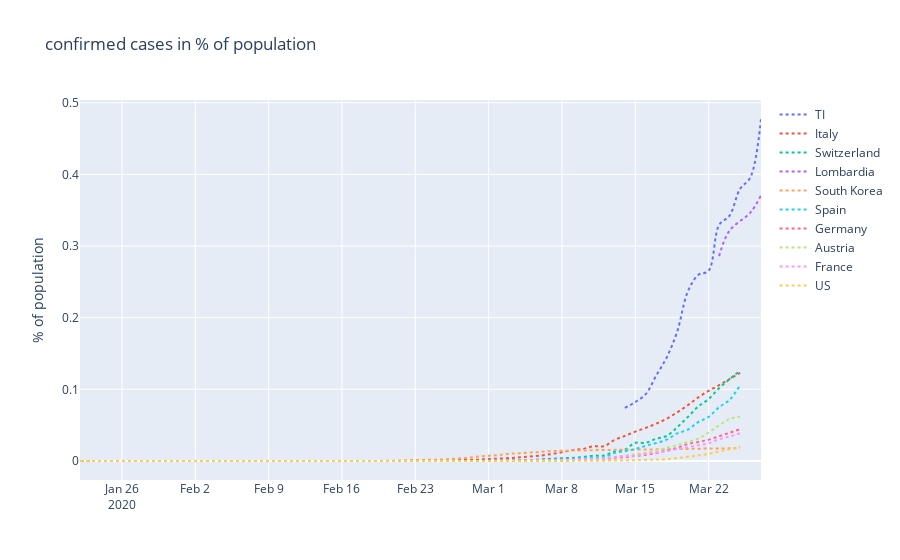
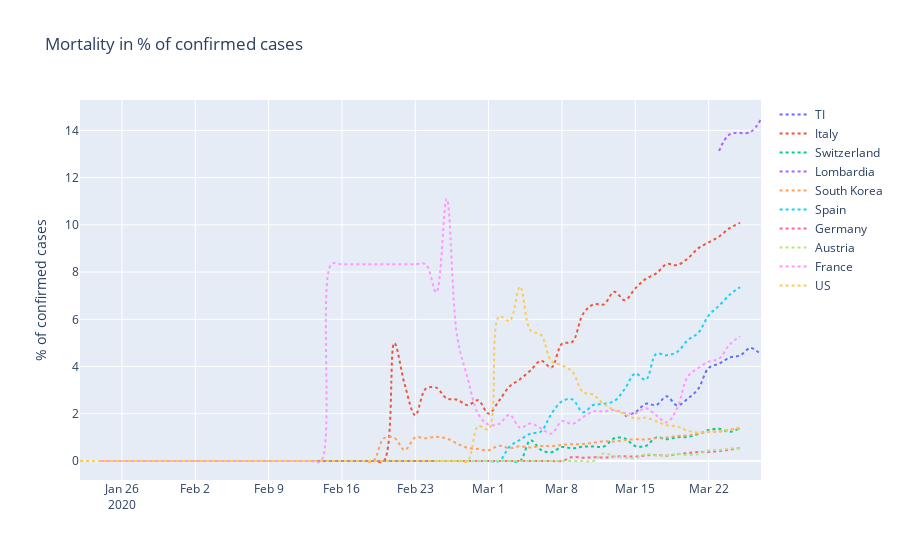
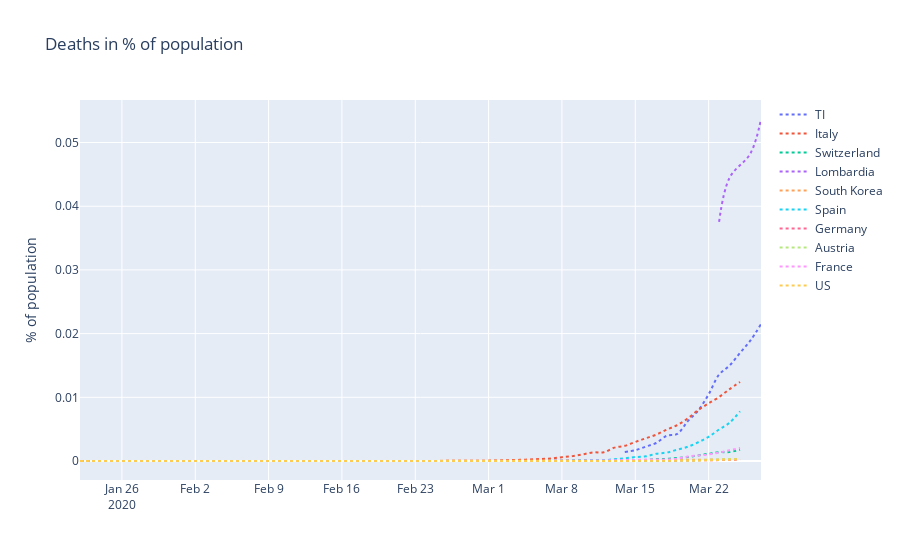

Notebook code cell kept with these figures, in order:
### Markdown cell above
# Covid-19 ... noch mehr Diagramme
Nach einer Idee und einem Script von [Tiba Razmi](https://www.linkedin.com/pulse/covid-19-swiss-model-prediction-tiba-razmi/)  
Covid-19 Daten aus [Kaggle](https://www.kaggle.com/imdevskp/corona-virus-report)  
Covid-19 Daten für das Tessin [TI](https://de.wikipedia.org/wiki/COVID-19-Pandemie_in_der_Schweiz) und die [Lombardei](https://de.wikipedia.org/wiki/COVID-19-Pandemie_in_Italien) aus wikipedia.org  
Bevölkerungsdaten der Länder aus [Worldometers.info](https://www.worldometers.info/world-population/population-by-country/)  
weitere Quellen: [worldometers](https://www.worldometers.info/coronavirus/)  
Bevölkerungsdaten Tessin und Lombardei aus Wikipedia.  
* *click on legend to hide curves*
* *use mouse to zoom in*

### Code cell
'''md
## Daten importieren und vorbereiten
'''
from sklearn.linear_model import LinearRegression
from sklearn.preprocessing import PolynomialFeatures
from sklearn.metrics import r2_score
import numpy as np
import pandas as pd
import matplotlib.pyplot as plt
# hide warnings
import warnings
warnings.filterwarnings('ignore')
''' md
## Daten aus Kaggle einlesen
'''
df = pd.read_csv('complete_data_new_format.csv', delimiter=',')
#nRow, nCol = df.shape
#print(f'There are {nRow} rows and {nCol} columns')
df.Date = pd.to_datetime(df.Date)
#print(df.dtypes)
#df.head()
''' md
### Bevölkerungs-Daten einlesen
'''

pop=pd.read_csv('population.csv', delimiter=';')
pop_dict = dict(zip(pop["country"],pop["population"]))

'''  md
## Weitere Kennzahlen berechnen und im Dataframe ergänzen

| Parameter | Bemerkung |
| :--- | :--- |
| df_selec | dataframe mit ausgewählten Ländern |
| mortality\_% | death / confirmed |
| extent_% | confirmed / population |
| selected_country | Einige Länder sind in Province/State unterteilt. Wenn Überseegebiete nicht zu berücksichtigen sind, z.B. Frankreich, ist <br>**df["Province/State"] == selected_country** <br>zu verwenden |


### Land wählen ('Country/Region' oder 'Province/State')
Einige Länder sind in Province/State unterteilt. Wenn Überseegebiete nicht zu berücksichtigen sind, z.B. Frankreich, ist 
**df["Province/State"]** zu verwenden

* Um Länder anzuzeigen und zu sehen, ob ein Land in "Provinzen" unterteilt ist: folgende Zeilen ausführen:
'''

#df["Country/Region"].unique()
#df[df["Country/Region"].isin(["France"])]
''' md
* Jetzt hier die Länder wählen (max 6):
'''

#                                                                                                                  select country
c_s = ["TI","Italy","Switzerland","Lombardia","South Korea","Spain", "Germany", "Austria", "France", "US"]
#states = ["France"]             # Datenstruktur hat geändert. Hier anpassen
df_sel = df[df["Province/State"].isnull()]
df_selec = df_sel[df_sel["Country/Region"].isin(c_s)]
#df_states = df[df["Province/State"].isin(states)] 
#df_selec=df_countries
#df_selec = pd.concat([df_countries, df_states], axis=0)
#c_s = countries + states


''' md
### Kennzahlen einfügen
'''

df_selec['Mortality_%'] = df_selec.Deaths / df_selec.Confirmed * 100
#df_selec.head()

#df['Country/Region']
#pop_dict[df['Country/Region'][3]]
df_selec['Pop'] = df_selec['Country/Region']
df_selec['Pop']=df_selec['Pop'].map(pop_dict)
df_selec['Extent_%'] = df_selec.Confirmed / df_selec.Pop * 100
df_selec['Deaths%pop']=df_selec.Deaths / df_selec.Pop * 100
df_selec=df_selec.sort_values(by=['Date'])
#tmp = df_selec[df_selec["Country/Region"]=="US"]
#print(tmp)
#df_selec

'''md
# Plotly
'''

# Quelle: https://www.youtube.com/watch?v=XUNaGFa9xCM
# dort gibt es ein weiteres Beispiel mit Widgets und interactive
#df.loc[df['Country/Region'] == "Italy"]

import plotly as py
import plotly.graph_objs as go
import ipywidgets as widgets
import numpy as np
py.offline.init_notebook_mode(connected=True)
#                                                                                   Fig. (a)
layouta = go.Layout(
    title='Mortality in % of confirmed cases',
    yaxis=dict(
        title='% of confirmed cases'
    ),
)

trace0a = go.Scatter(
    x=df_selec.loc[df['Country/Region'] == c_s[0],"Date"],
    y=df_selec.loc[df['Country/Region'] == c_s[0], "Mortality_%"],
    mode='lines',
    name=c_s[0],
    line=dict(
        shape='spline',
        dash='dot'
    )
)
trace1a = go.Scatter(
    x=df_selec.loc[df['Country/Region'] == c_s[1],"Date"],
    y=df_selec.loc[df['Country/Region'] == c_s[1],"Mortality_%"],
    mode='lines',
    name=c_s[1],
    line=dict(
        shape='spline',
        dash='dot'
    )
)
trace2a = go.Scatter(
    x=df_selec.loc[df['Country/Region'] == c_s[2],"Date"],
    y=df_selec.loc[df['Country/Region'] == c_s[2], "Mortality_%"],
    mode='lines',
    name=c_s[2],
    line=dict(
        shape='spline',
        dash='dot'
    )
)
trace3a = go.Scatter(
    x=df_selec.loc[df['Country/Region'] == c_s[3],"Date"],
    y=df_selec.loc[df['Country/Region'] == c_s[3],"Mortality_%"],
    mode='lines',
    name=c_s[3],
    line=dict(
        shape='spline',
        dash='dot'
    )
)
trace4a = go.Scatter(
    x=df_selec.loc[df['Country/Region'] == c_s[4],"Date"],
    y=df_selec.loc[df['Country/Region'] == c_s[4], "Mortality_%"],
    mode='lines',
    name=c_s[4],
    line=dict(
        shape='spline',
        dash='dot'
    )
)
trace5a = go.Scatter(
    x=df_selec.loc[df['Country/Region'] == c_s[5],"Date"],
    y=df_selec.loc[df['Country/Region'] == c_s[5],"Mortality_%"],
    mode='lines',
    name=c_s[5],
    line=dict(
        shape='spline',
        dash='dot'
    )
)
trace6a = go.Scatter(
    x=df_selec.loc[df['Country/Region'] == c_s[6],"Date"],
    y=df_selec.loc[df['Country/Region'] == c_s[6],"Mortality_%"],
    mode='lines',
    name=c_s[6],
    line=dict(
        shape='spline',
        dash='dot'
    )
)
trace7a = go.Scatter(
    x=df_selec.loc[df['Country/Region'] == c_s[7],"Date"],
    y=df_selec.loc[df['Country/Region'] == c_s[7],"Mortality_%"],
    mode='lines',
    name=c_s[7],
    line=dict(
        shape='spline',
        dash='dot'
    )
)
trace8a = go.Scatter(
    x=df_selec.loc[df['Country/Region'] == c_s[8],"Date"],
    y=df_selec.loc[df['Country/Region'] == c_s[8],"Mortality_%"],
    mode='lines',
    name=c_s[8],
    line=dict(
        shape='spline',
        dash='dot'
    )
)
trace9a = go.Scatter(
    x=df_selec.loc[df['Country/Region'] == c_s[9],"Date"],
    y=df_selec.loc[df['Country/Region'] == c_s[9],"Mortality_%"],
    mode='lines',
    name=c_s[9],
    line=dict(
        shape='spline',
        dash='dot'
    )
)

#                                                                                   Fig. (b)
layoutb = go.Layout(
    title='confirmed cases in % of population',
    yaxis=dict(
        title='% of population'
    ),
)

trace0b = go.Scatter(
    x=df_selec.loc[df['Country/Region'] == c_s[0],"Date"],
    y=df_selec.loc[df['Country/Region'] == c_s[0], "Extent_%"],
    mode='lines',
    name=c_s[0],
    line=dict(
        shape='spline',
        dash='dot'
    )
)
trace1b = go.Scatter(
    x=df_selec.loc[df['Country/Region'] == c_s[1],"Date"],
    y=df_selec.loc[df['Country/Region'] == c_s[1],"Extent_%"],
    mode='lines',
    name=c_s[1],
    line=dict(
        shape='spline',
        dash='dot'
    )
)
trace2b = go.Scatter(
    x=df_selec.loc[df['Country/Region'] == c_s[2],"Date"],
    y=df_selec.loc[df['Country/Region'] == c_s[2], "Extent_%"],
    mode='lines',
    name=c_s[2],
    line=dict(
        shape='spline',
        dash='dot'
    )
)
trace3b = go.Scatter(
    x=df_selec.loc[df['Country/Region'] == c_s[3],"Date"],
    y=df_selec.loc[df['Country/Region'] == c_s[3],"Extent_%"],
    mode='lines',
    name=c_s[3],
    line=dict(
        shape='spline',
        dash='dot'
    )
)
trace4b = go.Scatter(
    x=df_selec.loc[df['Country/Region'] == c_s[4],"Date"],
    y=df_selec.loc[df['Country/Region'] == c_s[4], "Extent_%"],
    mode='lines',
    name=c_s[4],
    line=dict(
        shape='spline',
        dash='dot'
    )
)
trace5b = go.Scatter(
    x=df_selec.loc[df['Country/Region'] == c_s[5],"Date"],
    y=df_selec.loc[df['Country/Region'] == c_s[5],"Extent_%"],
    mode='lines',
    name=c_s[5],
    line=dict(
        shape='spline',
        dash='dot'
    )
)
trace6b = go.Scatter(
    x=df_selec.loc[df['Country/Region'] == c_s[6],"Date"],
    y=df_selec.loc[df['Country/Region'] == c_s[6],"Extent_%"],
    mode='lines',
    name=c_s[6],
    line=dict(
        shape='spline',
        dash='dot'
    )
)
trace7b = go.Scatter(
    x=df_selec.loc[df['Country/Region'] == c_s[7],"Date"],
    y=df_selec.loc[df['Country/Region'] == c_s[7],"Extent_%"],
    mode='lines',
    name=c_s[7],
    line=dict(
        shape='spline',
        dash='dot'
    )
)
trace8b = go.Scatter(
    x=df_selec.loc[df['Country/Region'] == c_s[8],"Date"],
    y=df_selec.loc[df['Country/Region'] == c_s[8],"Extent_%"],
    mode='lines',
    name=c_s[8],
    line=dict(
        shape='spline',
        dash='dot'
    )
)
trace9b = go.Scatter(
    x=df_selec.loc[df['Country/Region'] == c_s[9],"Date"],
    y=df_selec.loc[df['Country/Region'] == c_s[9],"Extent_%"],
    mode='lines',
    name=c_s[9],
    line=dict(
        shape='spline',
        dash='dot'
    )
)

#                                                                                   Fig. (c)

layoutc = go.Layout(
    title='Deaths in % of population',
    yaxis=dict(
        title='% of population'
    ),
)

trace0c = go.Scatter(
    x=df_selec.loc[df['Country/Region'] == c_s[0],"Date"],
    y=df_selec.loc[df['Country/Region'] == c_s[0], "Deaths%pop"],
    mode='lines',
    name=c_s[0],
    line=dict(
        shape='spline',
        dash='dot'
    )
)
trace1c = go.Scatter(
    x=df_selec.loc[df['Country/Region'] == c_s[1],"Date"],
    y=df_selec.loc[df['Country/Region'] == c_s[1],"Deaths%pop"],
    mode='lines',
    name=c_s[1],
    line=dict(
        shape='spline',
        dash='dot'
    )
)
trace2c = go.Scatter(
    x=df_selec.loc[df['Country/Region'] == c_s[2],"Date"],
    y=df_selec.loc[df['Country/Region'] == c_s[2], "Deaths%pop"],
    mode='lines',
    name=c_s[2],
    line=dict(
        shape='spline',
        dash='dot'
    )
)
trace3c = go.Scatter(
    x=df_selec.loc[df['Country/Region'] == c_s[3],"Date"],
    y=df_selec.loc[df['Country/Region'] == c_s[3],"Deaths%pop"],
    mode='lines',
    name=c_s[3],
    line=dict(
        shape='spline',
        dash='dot'
    )
)
trace4c = go.Scatter(
    x=df_selec.loc[df['Country/Region'] == c_s[4],"Date"],
    y=df_selec.loc[df['Country/Region'] == c_s[4], "Deaths%pop"],
    mode='lines',
    name=c_s[4],
    line=dict(
        shape='spline',
        dash='dot'
    )
)
trace5c = go.Scatter(
    x=df_selec.loc[df['Country/Region'] == c_s[5],"Date"],
    y=df_selec.loc[df['Country/Region'] == c_s[5],"Deaths%pop"],
    mode='lines',
    name=c_s[5],
    line=dict(
        shape='spline',
        dash='dot'
    )
)
trace6c = go.Scatter(
    x=df_selec.loc[df['Country/Region'] == c_s[6],"Date"],
    y=df_selec.loc[df['Country/Region'] == c_s[6],"Deaths%pop"],
    mode='lines',
    name=c_s[6],
    line=dict(
        shape='spline',
        dash='dot'
    )
)
trace7c = go.Scatter(
    x=df_selec.loc[df['Country/Region'] == c_s[7],"Date"],
    y=df_selec.loc[df['Country/Region'] == c_s[7],"Deaths%pop"],
    mode='lines',
    name=c_s[7],
    line=dict(
        shape='spline',
        dash='dot'
    )
)
trace8c = go.Scatter(
    x=df_selec.loc[df['Country/Region'] == c_s[8],"Date"],
    y=df_selec.loc[df['Country/Region'] == c_s[8],"Deaths%pop"],
    mode='lines',
    name=c_s[8],
    line=dict(
        shape='spline',
        dash='dot'
    )
)
trace9c = go.Scatter(
    x=df_selec.loc[df['Country/Region'] == c_s[9],"Date"],
    y=df_selec.loc[df['Country/Region'] == c_s[9],"Deaths%pop"],
    mode='lines',
    name=c_s[9],
    line=dict(
        shape='spline',
        dash='dot'
    )
)
figb = go.Figure(data=[trace0b, trace1b, trace2b, trace3b, trace4b, trace5b, trace6b, trace7b, trace8b, trace9b], layout=layoutb)
py.offline.iplot(figb)

figa = go.Figure(data=[trace0a, trace1a, trace2a, trace3a, trace4a, trace5a, trace6a, trace7a, trace8a, trace9a], layout=layouta)
py.offline.iplot(figa)

figc = go.Figure(data=[trace0c, trace1c, trace2c, trace3c, trace4c, trace5c, trace6c, trace7c, trace8c, trace9c], layout=layoutc)
py.offline.iplot(figc)
